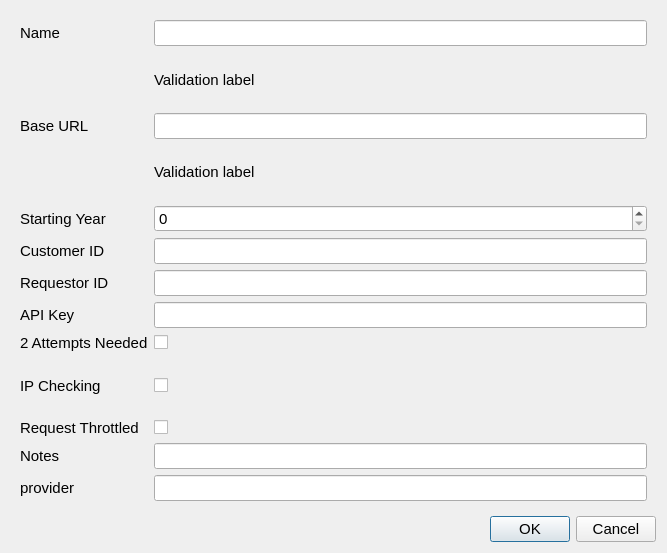
<?xml version="1.0" encoding="UTF-8"?>
<ui version="4.0">
 <class>addVendorDialog</class>
 <widget class="QDialog" name="addVendorDialog">
  <property name="geometry">
   <rect>
    <x>0</x>
    <y>0</y>
    <width>667</width>
    <height>553</height>
   </rect>
  </property>
  <property name="font">
   <font>
    <pointsize>11</pointsize>
   </font>
  </property>
  <property name="windowTitle">
   <string>Add Vendor</string>
  </property>
  <layout class="QGridLayout" name="gridLayout">
   <item row="1" column="0">
    <widget class="QDialogButtonBox" name="buttonBox">
     <property name="orientation">
      <enum>Qt::Horizontal</enum>
     </property>
     <property name="standardButtons">
      <set>QDialogButtonBox::Cancel|QDialogButtonBox::Ok</set>
     </property>
    </widget>
   </item>
   <item row="0" column="0">
    <widget class="QFrame" name="frame">
     <layout class="QGridLayout" name="gridLayout_2">
      <item row="9" column="1">
       <widget class="QFrame" name="frame_2">
        <layout class="QHBoxLayout" name="horizontalLayout">
         <property name="leftMargin">
          <number>0</number>
         </property>
         <property name="topMargin">
          <number>0</number>
         </property>
         <property name="rightMargin">
          <number>0</number>
         </property>
         <property name="bottomMargin">
          <number>0</number>
         </property>
         <item>
          <widget class="QCheckBox" name="checkBox_2">
           <property name="text">
            <string/>
           </property>
          </widget>
         </item>
        </layout>
       </widget>
      </item>
      <item row="10" column="0">
       <widget class="QLabel" name="label_7">
        <property name="text">
         <string>Request Throttled</string>
        </property>
       </widget>
      </item>
      <item row="10" column="1">
       <widget class="QCheckBox" name="checkBox_3">
        <property name="text">
         <string/>
        </property>
       </widget>
      </item>
      <item row="1" column="1">
       <widget class="QLabel" name="name_validation_label">
        <property name="text">
         <string>Validation label</string>
        </property>
       </widget>
      </item>
      <item row="2" column="1">
       <widget class="QLineEdit" name="baseUrlEdit"/>
      </item>
      <item row="3" column="1">
       <widget class="QLabel" name="url_validation_label">
        <property name="text">
         <string>Validation label</string>
        </property>
       </widget>
      </item>
      <item row="4" column="1">
       <widget class="QSpinBox" name="spinBox"/>
      </item>
      <item row="2" column="0">
       <widget class="QLabel" name="label_3">
        <property name="text">
         <string>Base URL</string>
        </property>
       </widget>
      </item>
      <item row="0" column="0">
       <widget class="QLabel" name="label">
        <property name="text">
         <string>Name</string>
        </property>
       </widget>
      </item>
      <item row="0" column="1">
       <widget class="QLineEdit" name="nameEdit"/>
      </item>
      <item row="4" column="0">
       <widget class="QLabel" name="label_10">
        <property name="text">
         <string>Starting Year </string>
        </property>
       </widget>
      </item>
      <item row="6" column="1">
       <widget class="QLineEdit" name="requestorIdEdit"/>
      </item>
      <item row="5" column="0">
       <widget class="QLabel" name="label_2">
        <property name="text">
         <string>Customer ID</string>
        </property>
       </widget>
      </item>
      <item row="7" column="1">
       <widget class="QLineEdit" name="apiKeyEdit"/>
      </item>
      <item row="6" column="0">
       <widget class="QLabel" name="label_4">
        <property name="text">
         <string>Requestor ID</string>
        </property>
       </widget>
      </item>
      <item row="8" column="1">
       <widget class="QCheckBox" name="checkBox">
        <property name="text">
         <string/>
        </property>
       </widget>
      </item>
      <item row="8" column="0">
       <widget class="QLabel" name="label_6">
        <property name="text">
         <string>2 Attempts Needed</string>
        </property>
       </widget>
      </item>
      <item row="7" column="0">
       <widget class="QLabel" name="label_5">
        <property name="text">
         <string>API Key</string>
        </property>
       </widget>
      </item>
      <item row="5" column="1">
       <widget class="QLineEdit" name="lineEdit_2"/>
      </item>
      <item row="9" column="0">
       <widget class="QLabel" name="label_8">
        <property name="text">
         <string>IP Checking</string>
        </property>
       </widget>
      </item>
      <item row="11" column="0">
       <widget class="QLabel" name="label_11">
        <property name="text">
         <string>Notes</string>
        </property>
       </widget>
      </item>
      <item row="11" column="1">
       <widget class="QLineEdit" name="lineEdit_3"/>
      </item>
      <item row="12" column="0">
       <widget class="QLabel" name="label_9">
        <property name="text">
         <string>provider</string>
        </property>
       </widget>
      </item>
      <item row="12" column="1">
       <widget class="QLineEdit" name="lineEdit"/>
      </item>
     </layout>
    </widget>
   </item>
  </layout>
 </widget>
 <tabstops>
  <tabstop>nameEdit</tabstop>
  <tabstop>baseUrlEdit</tabstop>
  <tabstop>requestorIdEdit</tabstop>
  <tabstop>apiKeyEdit</tabstop>
 </tabstops>
 <resources>
  <include location="../../PycharmProjects/COUNTER-5-Report-Tool/Resources.qrc"/>
 </resources>
 <connections/>
</ui>
